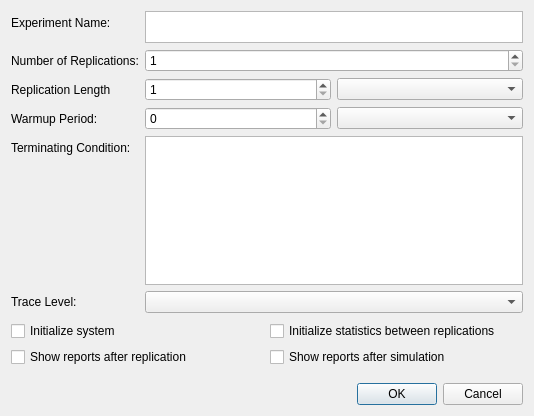
<?xml version="1.0" encoding="UTF-8"?>
<ui version="4.0">
 <class>DialogSimulationConfigure</class>
 <widget class="QDialog" name="DialogSimulationConfigure">
  <property name="windowModality">
   <enum>Qt::WindowModal</enum>
  </property>
  <property name="geometry">
   <rect>
    <x>0</x>
    <y>0</y>
    <width>534</width>
    <height>416</height>
   </rect>
  </property>
  <property name="windowTitle">
   <string>Configure Simulation</string>
  </property>
  <layout class="QVBoxLayout" name="verticalLayout">
   <item>
    <layout class="QFormLayout" name="formLayout">
     <property name="leftMargin">
      <number>0</number>
     </property>
     <property name="bottomMargin">
      <number>2</number>
     </property>
     <item row="0" column="0">
      <widget class="QLabel" name="label">
       <property name="text">
        <string>Experiment Name:</string>
       </property>
       <property name="buddy">
        <cstring>plainTextEdit</cstring>
       </property>
      </widget>
     </item>
     <item row="1" column="0">
      <widget class="QLabel" name="label_2">
       <property name="text">
        <string>Number of Replications:</string>
       </property>
       <property name="buddy">
        <cstring>spinBox</cstring>
       </property>
      </widget>
     </item>
     <item row="3" column="0">
      <widget class="QLabel" name="label_3">
       <property name="text">
        <string>Replication Length</string>
       </property>
       <property name="buddy">
        <cstring>spinBox_3</cstring>
       </property>
      </widget>
     </item>
     <item row="4" column="0">
      <widget class="QLabel" name="label_4">
       <property name="text">
        <string>Warmup Period:</string>
       </property>
       <property name="buddy">
        <cstring>spinBox_2</cstring>
       </property>
      </widget>
     </item>
     <item row="5" column="0">
      <widget class="QLabel" name="label_5">
       <property name="text">
        <string>Terminating Condition:</string>
       </property>
       <property name="buddy">
        <cstring>plainTextEdit_2</cstring>
       </property>
      </widget>
     </item>
     <item row="0" column="1">
      <widget class="QPlainTextEdit" name="plainTextEdit">
       <property name="sizePolicy">
        <sizepolicy hsizetype="Expanding" vsizetype="Preferred">
         <horstretch>0</horstretch>
         <verstretch>0</verstretch>
        </sizepolicy>
       </property>
       <property name="maximumSize">
        <size>
         <width>16777215</width>
         <height>32</height>
        </size>
       </property>
      </widget>
     </item>
     <item row="5" column="1">
      <widget class="QPlainTextEdit" name="plainTextEdit_2">
       <property name="sizePolicy">
        <sizepolicy hsizetype="Expanding" vsizetype="Preferred">
         <horstretch>0</horstretch>
         <verstretch>0</verstretch>
        </sizepolicy>
       </property>
      </widget>
     </item>
     <item row="1" column="1">
      <widget class="QSpinBox" name="spinBox">
       <property name="minimum">
        <number>1</number>
       </property>
       <property name="maximum">
        <number>5000</number>
       </property>
       <property name="value">
        <number>1</number>
       </property>
      </widget>
     </item>
     <item row="3" column="1">
      <layout class="QHBoxLayout" name="horizontalLayout">
       <item>
        <widget class="QSpinBox" name="spinBox_3">
         <property name="minimum">
          <number>1</number>
         </property>
         <property name="maximum">
          <number>100000</number>
         </property>
        </widget>
       </item>
       <item>
        <widget class="QComboBox" name="comboBox"/>
       </item>
      </layout>
     </item>
     <item row="4" column="1">
      <layout class="QHBoxLayout" name="horizontalLayout_2">
       <item>
        <widget class="QSpinBox" name="spinBox_2">
         <property name="maximum">
          <number>100000</number>
         </property>
        </widget>
       </item>
       <item>
        <widget class="QComboBox" name="comboBox_2"/>
       </item>
      </layout>
     </item>
     <item row="6" column="0">
      <widget class="QLabel" name="label_6">
       <property name="text">
        <string>Trace Level:</string>
       </property>
      </widget>
     </item>
     <item row="6" column="1">
      <widget class="QComboBox" name="comboBox_3"/>
     </item>
    </layout>
   </item>
   <item>
    <layout class="QHBoxLayout" name="horizontalLayout_4">
     <item>
      <widget class="QCheckBox" name="checkBox">
       <property name="text">
        <string>Initialize system</string>
       </property>
      </widget>
     </item>
     <item>
      <widget class="QCheckBox" name="checkBox_4">
       <property name="text">
        <string>Initialize statistics between replications</string>
       </property>
      </widget>
     </item>
    </layout>
   </item>
   <item>
    <layout class="QHBoxLayout" name="horizontalLayout_3">
     <item>
      <widget class="QCheckBox" name="checkBox_3">
       <property name="text">
        <string>Show reports after replication</string>
       </property>
      </widget>
     </item>
     <item>
      <widget class="QCheckBox" name="checkBox_2">
       <property name="text">
        <string>Show reports after simulation</string>
       </property>
      </widget>
     </item>
    </layout>
   </item>
   <item>
    <layout class="QHBoxLayout" name="horizontalLayout_5" stretch="">
     <property name="leftMargin">
      <number>0</number>
     </property>
     <property name="topMargin">
      <number>10</number>
     </property>
     <property name="bottomMargin">
      <number>0</number>
     </property>
    </layout>
   </item>
   <item>
    <widget class="QDialogButtonBox" name="buttonBox">
     <property name="orientation">
      <enum>Qt::Horizontal</enum>
     </property>
     <property name="standardButtons">
      <set>QDialogButtonBox::Cancel|QDialogButtonBox::Ok</set>
     </property>
    </widget>
   </item>
  </layout>
 </widget>
 <tabstops>
  <tabstop>plainTextEdit</tabstop>
  <tabstop>spinBox</tabstop>
  <tabstop>spinBox_3</tabstop>
  <tabstop>comboBox</tabstop>
  <tabstop>spinBox_2</tabstop>
  <tabstop>comboBox_2</tabstop>
  <tabstop>plainTextEdit_2</tabstop>
  <tabstop>checkBox</tabstop>
  <tabstop>checkBox_4</tabstop>
  <tabstop>checkBox_3</tabstop>
  <tabstop>checkBox_2</tabstop>
 </tabstops>
 <resources/>
 <connections>
  <connection>
   <sender>buttonBox</sender>
   <signal>accepted()</signal>
   <receiver>DialogSimulationConfigure</receiver>
   <slot>accept()</slot>
   <hints>
    <hint type="sourcelabel">
     <x>228</x>
     <y>280</y>
    </hint>
    <hint type="destinationlabel">
     <x>157</x>
     <y>274</y>
    </hint>
   </hints>
  </connection>
  <connection>
   <sender>buttonBox</sender>
   <signal>rejected()</signal>
   <receiver>DialogSimulationConfigure</receiver>
   <slot>reject()</slot>
   <hints>
    <hint type="sourcelabel">
     <x>296</x>
     <y>286</y>
    </hint>
    <hint type="destinationlabel">
     <x>286</x>
     <y>274</y>
    </hint>
   </hints>
  </connection>
 </connections>
</ui>
